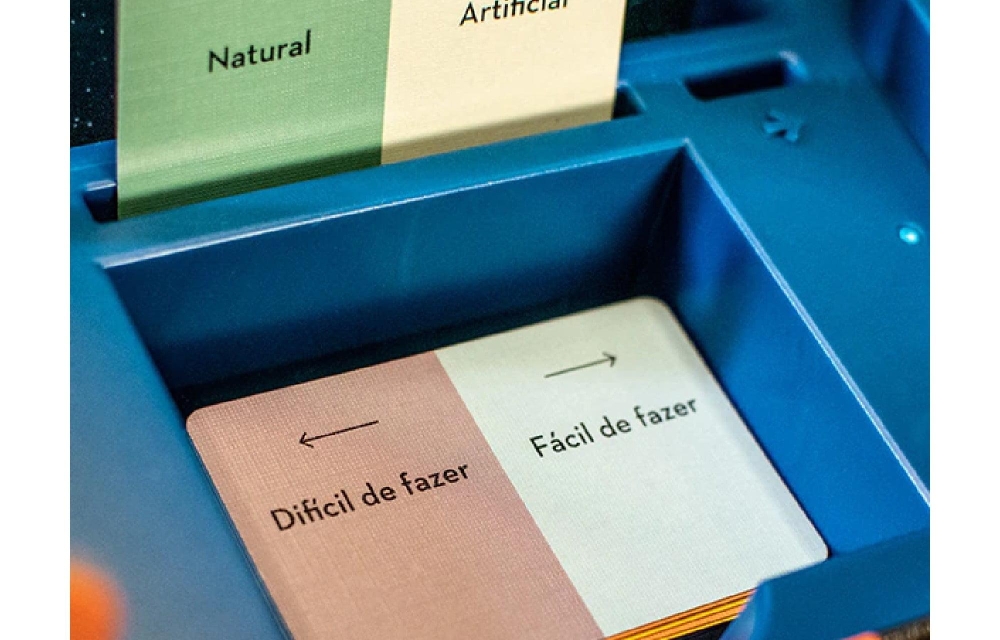
#> input picture sintonia-reels/assets/pieces/card_photo.jpg, 2000 x 1280 px, given in place of logo_suavez.png, which was not available (shown at 1/2 size)
$ python story_cupom_abc_ultimas.py
#> lines starting #> are read from the running program, lines starting #| are printed output that depends on the picture; after the words box and inside, x2 and y2 are one past the last pixel; in counts of white or black regions, pixels touching at a corner belong together; pictures that were not available may be replaced by others from this repository, and a replacement may not be noted
### promo/promo_3jogos.py
#!/usr/bin/env python3
"""Arte da promoção "3 jogos = 7 dias para todos" (feed 1080x1350 e story 1080x1920).

    python3 promo/promo_3jogos.py    # gera promo/out/promo_3jogos_feed.png e promo_3jogos_story.png
"""
import math
import os

from PIL import Image, ImageDraw, ImageFilter, ImageFont

ROOT = os.path.dirname(os.path.abspath(__file__))
REPO = os.path.dirname(ROOT)
OUT = os.path.join(ROOT, "out")
FONT = os.path.join(REPO, "sintonia-reels", "assets", "fonts")
LOGO = os.path.join(REPO, "voodoo-reels", "assets", "logo_suavez.png")
CAIXAS = [os.path.join(REPO, "sintonia-reels", "assets", "pieces", "box.png"),
          os.path.join(REPO, "architects-reels", "assets", "oficial", "caixa3d.png"),
          os.path.join(REPO, "voodoo-reels", "assets", "pieces", "box.png")]

# cores do site da Sua Vez
ORANGE = (249, 115, 22)
ORANGE_D = (214, 84, 6)
NAVY = (15, 23, 42)
CREAM = (255, 247, 237)
GREEN = (22, 163, 74)
GREEN_L = (220, 252, 231)
BLUE = (44, 120, 200)
GRAY = (226, 232, 240)
WHITE = (255, 255, 255)


def f(name, size):
    return ImageFont.truetype(os.path.join(FONT, name), size)


BLACK = "Poppins-Black.ttf"
XB = "Poppins-ExtraBold.ttf"
SB = "Poppins-SemiBold.ttf"


def shadowed(im, blur=18, off=(10, 18), op=0.35):
    pad = blur * 3
    out = Image.new("RGBA", (im.width + pad * 2, im.height + pad * 2), (0, 0, 0, 0))
    a = Image.new("L", out.size, 0)
    a.paste(im.getchannel("A").point(lambda v: int(v * op)), (pad + off[0], pad + off[1]))
    sh = Image.new("RGBA", out.size, NAVY + (255,))
    sh.putalpha(a.filter(ImageFilter.GaussianBlur(blur)))
    out.alpha_composite(sh)
    out.alpha_composite(im, (pad, pad))
    return out


def paste_c(img, im, x, y, rot=0):
    if rot:
        im = im.rotate(rot, expand=True, resample=Image.BICUBIC)
    img.alpha_composite(im, (int(x - im.width / 2), int(y - im.height / 2)))


def text_c(d, xy, txt, font, fill, **kw):
    d.text(xy, txt, font=font, fill=fill, anchor="mm", **kw)


# [47 lines left out: functions calendario, caixas, selo, not called in this run]


def fundo(W, H):
#> called with W = 1080, H = 1920
    img = Image.new("RGB", (W, H), CREAM)
    d = ImageDraw.Draw(img, "RGBA")
    for k in range(-H, W + H, 90):  # listras suaves
        d.line((k, 0, k - H, H), fill=ORANGE + (16,), width=34)
    d.ellipse((W * 0.55, -W * 0.35, W * 1.35, W * 0.45), fill=ORANGE + (45,))
    d.ellipse((-W * 0.4, H - W * 0.5, W * 0.4, H + W * 0.3), fill=BLUE + (30,))
    return img.convert("RGBA")


# [51 lines left out: functions arte, main, not called in this run]


# [2 lines that do not run on import are left out]

### promo/story_cupom_abc.py
#!/usr/bin/env python3
"""Story do cupom do ABC: quem mora no ABC tem 5% de desconto na locação com o cupom JOGAABC5 (pedido dele, 12/out).
Visual da loja (o das promoções: creme com listras laranja, cartão do logo, Poppins azul-marinho, laranja/verde/azul).
Deixa um espaço LIVRE (y ~1330–1560) para ele colar o adesivo de link do Instagram, com uma seta apontando.

    python3 story_cupom_abc.py      # out/story_cupom_abc.png
"""
import os

from PIL import Image, ImageDraw

from promo_3jogos import ORANGE, ORANGE_D, NAVY, GREEN, BLUE, WHITE, BLACK, XB, SB, LOGO, OUT, f, fundo, paste_c, \
    shadowed, text_c

W, H = 1080, 1920
CUPOM = "JOGAABC5"  # "Joga ABC 5" (como o JOGAMAUA5 = "Joga Mauá 5")


def ticket(w, h):
    """Cupom com recortes redondos nas laterais e borda tracejada."""
    im = Image.new("RGBA", (w, h), (0, 0, 0, 0))
    d = ImageDraw.Draw(im)
    d.rounded_rectangle((0, 0, w - 1, h - 1), radius=36, fill=WHITE)
    r = 38
    for x in (0, w):  # recortes de "ticket"
        d.ellipse((x - r, h / 2 - r, x + r, h / 2 + r), fill=(0, 0, 0, 0))
    m = 26
    x = m + 20
    while x < w - m - 20:  # tracejado laranja por dentro
        d.line((x, m, x + 22, m), fill=ORANGE, width=5)
        d.line((x, h - m, x + 22, h - m), fill=ORANGE, width=5)
        x += 38
    text_c(d, (w / 2, 78), "USE O CUPOM", f(XB, 38), NAVY)
    s = 124
    while d.textlength(CUPOM, font=f(BLACK, s)) > w - 150:  # cabe entre os recortes do ticket
        s -= 4
    text_c(d, (w / 2, h / 2 + 4), CUPOM, f(BLACK, s), ORANGE_D)
    text_c(d, (w / 2, h - 70), "no carrinho do site", f(SB, 34), NAVY)
    return im


def seta(w, h, cor):
    im = Image.new("RGBA", (w, h), (0, 0, 0, 0))
    d = ImageDraw.Draw(im)
    d.rounded_rectangle((w / 2 - 14, 0, w / 2 + 14, h - 50), radius=14, fill=cor)
    d.polygon([(w / 2 - 46, h - 62), (w / 2 + 46, h - 62), (w / 2, h)], fill=cor)
    return im


# [26 lines left out: function main, not called in this run]


# [2 lines that do not run on import are left out]

### promo/story_cupom_abc_ultimas.py
#!/usr/bin/env python3
"""Story "ÚLTIMAS HORAS" do cupom do ABC (pedido dele, 15/out à noite): o JOGAABC5 (5% na locação para quem mora no
ABC) vale até 15/10. Mesmo visual do story_cupom_abc.py; relógio em contagem, faixa "ACABA HOJE!" e o espaço LIVRE
(y ~1565–1630) para o adesivo de link do Instagram.

    python3 story_cupom_abc_ultimas.py      # out/story_cupom_abc_ultimas.png
"""
import math
import os

from PIL import Image, ImageDraw

from promo_3jogos import ORANGE, ORANGE_D, NAVY, GREEN, BLUE, WHITE, BLACK, XB, SB, LOGO, OUT, f, fundo, paste_c, \
    shadowed, text_c
from story_cupom_abc import ticket, seta

W, H = 1080, 1920
VERMELHO = (220, 50, 47)


def relogio(r):
    """Relógio simples (círculo, marcas e ponteiros quase na meia-noite)."""
    im = Image.new("RGBA", (2 * r + 20, 2 * r + 20), (0, 0, 0, 0))
    d = ImageDraw.Draw(im)
    c = r + 10
    d.ellipse((c - r, c - r, c + r, c + r), fill=WHITE, outline=NAVY, width=14)
    for k in range(12):
        a = k * math.tau / 12
        r0 = r - 30 if k % 3 else r - 42
        d.line((c + r0 * math.sin(a), c - r0 * math.cos(a), c + (r - 20) * math.sin(a), c - (r - 20) * math.cos(a)),
               fill=NAVY, width=8 if k % 3 == 0 else 5)
    for ang, comp, lw, cor in ((-15, 0.48, 14, NAVY), (-40, 0.7, 9, VERMELHO)):  # 11h55
        a = math.radians(ang)
        d.line((c, c, c + r * comp * math.sin(a), c - r * comp * math.cos(a)), fill=cor, width=lw)
    d.ellipse((c - 14, c - 14, c + 14, c + 14), fill=VERMELHO)
    return im


def main():
    img = fundo(W, H)
    d = ImageDraw.Draw(img)
    lg = Image.open(LOGO).convert("RGBA")
    lw = 240
    lg = lg.resize((lw, int(lg.height * lw / lg.width)), Image.LANCZOS)
#> lg: PIL image 240x153 RGBA
    card = Image.new("RGBA", (lg.width + 40, lg.height + 30), (0, 0, 0, 0))
#> card: PIL image 280x183 RGBA; every value is 0
    ImageDraw.Draw(card).rounded_rectangle((0, 0, card.width - 1, card.height - 1), radius=26, fill=WHITE)
    card.alpha_composite(lg, (20, 15))
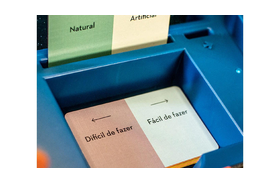
#> card: PIL image 280x183 RGBA; mean R, G, B, A 152.8, 175.2, 182.5, 252; transparent parts drawn white
    paste_c(img, shadowed(card, 12, (4, 8), 0.2), W / 2, 250)
#> in shadowed, `out = Image.new("RGBA", (im.width + pad * 2, im.height + pad * 2), (0,..`: out: PIL image 352x255 RGBA; every value is 0
#> in shadowed, `a = Image.new("L", out.size, 0)`: a: PIL image 352x255 L; every value is 0
#> in shadowed, `a.paste(im.getchannel("A").point(lambda v: int(v * op)), (pad + off[0]..`:
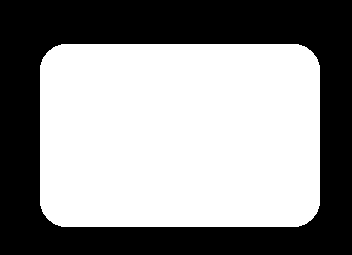
#> a: PIL image 352x255 L; values 0 (black) and 51 (white), 56.4% white; 1 black region, box (x1, y1, x2, y2) and area: (0, 0, 352, 255) 39120
    text_c(d, (455, 425), "ÚLTIMAS", f(BLACK, 150), NAVY)
    text_c(d, (455, 570), "HORAS!", f(BLACK, 150), ORANGE_D)
    paste_c(img, shadowed(relogio(90), 10, (4, 8), 0.22), 912, 498, 8)
#> in relogio, `im = Image.new("RGBA", (2 * r + 20, 2 * r + 20), (0, 0, 0, 0))`: im: PIL image 200x200 RGBA; every value is 0
#> the loop in relogio, `for ang, comp, lw, cor in ((-15, 0.48, 14, NAVY), (-40, 0.7, 9, VERMEL..` made 2 passes
#> a on passes 1 to 2: -0.262, -0.698
#> in shadowed (call 2), `out = Image.new("RGBA", (im.width + pad * 2, im.height + pad * 2), (0,..`: out: PIL image 260x260 RGBA; every value is 0
#> in shadowed (call 2), `a = Image.new("L", out.size, 0)`: a: PIL image 260x260 L; every value is 0
#> in shadowed (call 2), `a.paste(im.getchannel("A").point(lambda v: int(v * op)), (pad + off[0]..`: a: PIL image 260x260 L; values 0 (black) and 56 (white), 38% white; 1 white region, box (x1, y1, x2, y2) and area: (44, 48, 225, 229) 25701
    d = ImageDraw.Draw(img)
    faixa = Image.new("RGBA", (720, 110), (0, 0, 0, 0))
#> faixa: PIL image 720x110 RGBA; every value is 0
    fd = ImageDraw.Draw(faixa)
    fd.rounded_rectangle((0, 0, 719, 109), radius=55, fill=VERMELHO)
    text_c(fd, (360, 58), "O CUPOM ACABA HOJE!", f(BLACK, 54), WHITE)
    paste_c(img, shadowed(faixa, 10, (4, 8), 0.2), W / 2, 715, -2)
#> in shadowed (call 3), `out = Image.new("RGBA", (im.width + pad * 2, im.height + pad * 2), (0,..`: out: PIL image 780x170 RGBA; every value is 0
#> in shadowed (call 3), `a = Image.new("L", out.size, 0)`: a: PIL image 780x170 L; every value is 0
#> in shadowed (call 3), `a.paste(im.getchannel("A").point(lambda v: int(v * op)), (pad + off[0]..`: a: PIL image 780x170 L; values 0 (black) and 51 (white), 57.8% white; 1 black region, box (x1, y1, x2, y2) and area: (0, 0, 780, 170) 56008
#> call 3 of paste_c, with x = 540, y = 715, rot = -2
#> in paste_c (call 3), `img.alpha_composite(im, (int(x - im.width / 2), int(y - im.height / 2)))`:
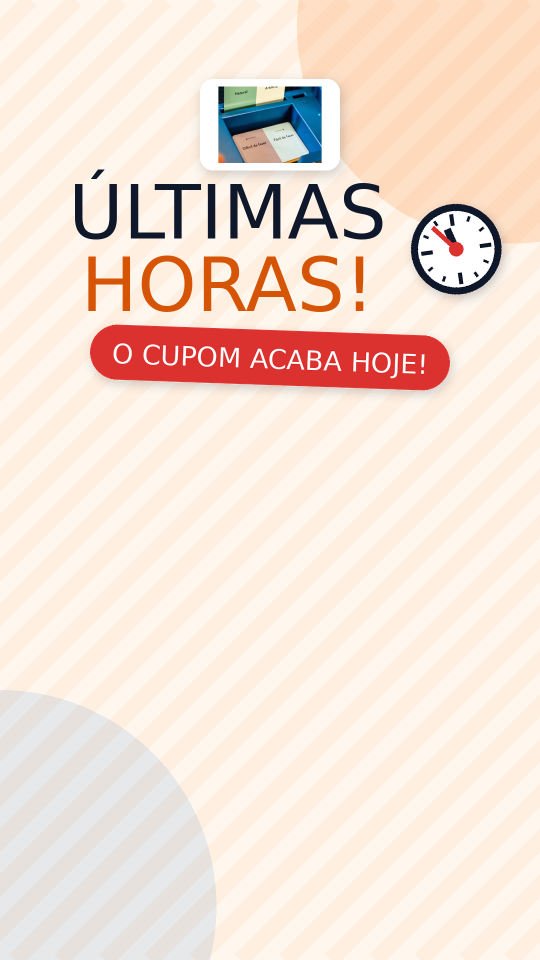
#> img: PIL image 1080x1920 RGBA (shown at 1/2 size); mean R, G, B, A 244.6, 226.3, 214.2, 255
    d = ImageDraw.Draw(img)
    text_c(d, (W / 2, 840), "Mora no ABC? Garanta seus", f(XB, 46), NAVY)
    text_c(d, (W / 2, 900), "5% OFF na locação dos jogos", f(XB, 46), NAVY)
    paste_c(img, shadowed(ticket(820, 380), 16, (6, 12), 0.22), W / 2, 1145, -2)
#> in ticket, `im = Image.new("RGBA", (w, h), (0, 0, 0, 0))`: im: PIL image 820x380 RGBA; every value is 0
#> after the loop in ticket, `while x < w - m - 20:`: x = 806
#> after the loop in ticket, `while d.textlength(CUPOM, font=f(BLACK, s)) > w - 150:`: s = 124
#> call 4 of shadowed, with blur = 16, off = (6, 12), op = 0.22
#> in shadowed (call 4), `pad = blur * 3`: pad = 48
#> in shadowed (call 4), `out = Image.new("RGBA", (im.width + pad * 2, im.height + pad * 2), (0,..`: out: PIL image 916x476 RGBA; every value is 0
#> in shadowed (call 4), `a = Image.new("L", out.size, 0)`: a: PIL image 916x476 L; every value is 0
#> in shadowed (call 4), `a.paste(im.getchannel("A").point(lambda v: int(v * op)), (pad + off[0]..`:
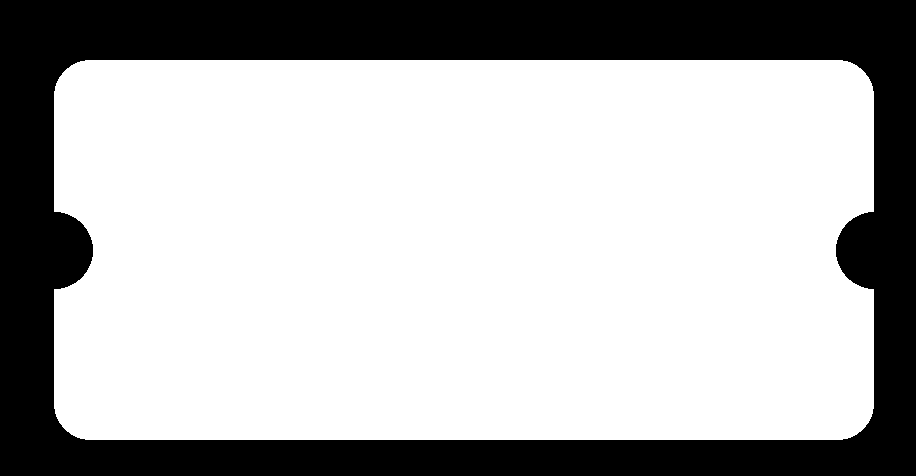
#> a: PIL image 916x476 L; values 0 (black) and 56 (white), 70.1% white; 1 black region, box (x1, y1, x2, y2) and area: (0, 0, 916, 476) 130209
#> in shadowed (call 4), `sh.putalpha(a.filter(ImageFilter.GaussianBlur(blur)))`:
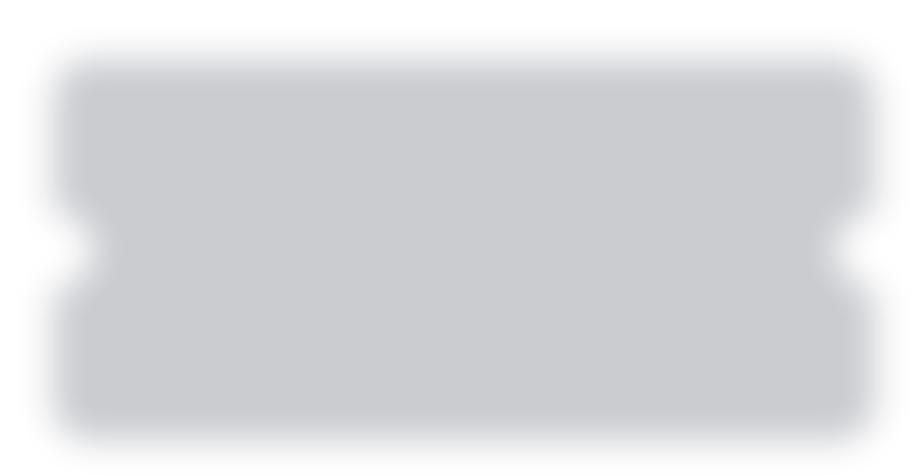
#> sh: PIL image 916x476 RGBA; mean R, G, B, A 15, 23, 42, 39.3; transparent parts drawn white
#> in shadowed (call 4), `out.alpha_composite(im, (pad, pad))`:
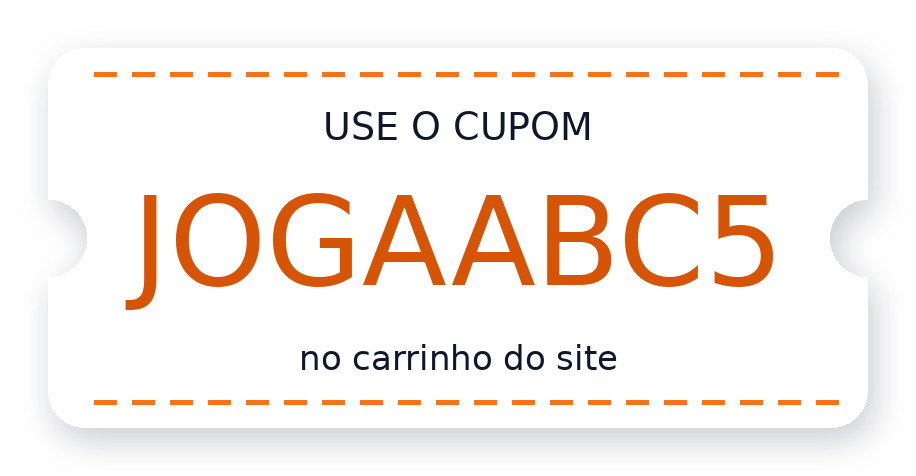
#> out: PIL image 916x476 RGBA; mean R, G, B, A 177.7, 172.2, 171.8, 181.2; transparent parts drawn white
#> call 4 of paste_c, with x = 540, y = 1145, rot = -2
#> in paste_c (call 4), `im = im.rotate(rot, expand=True, resample=Image.BICUBIC)`:
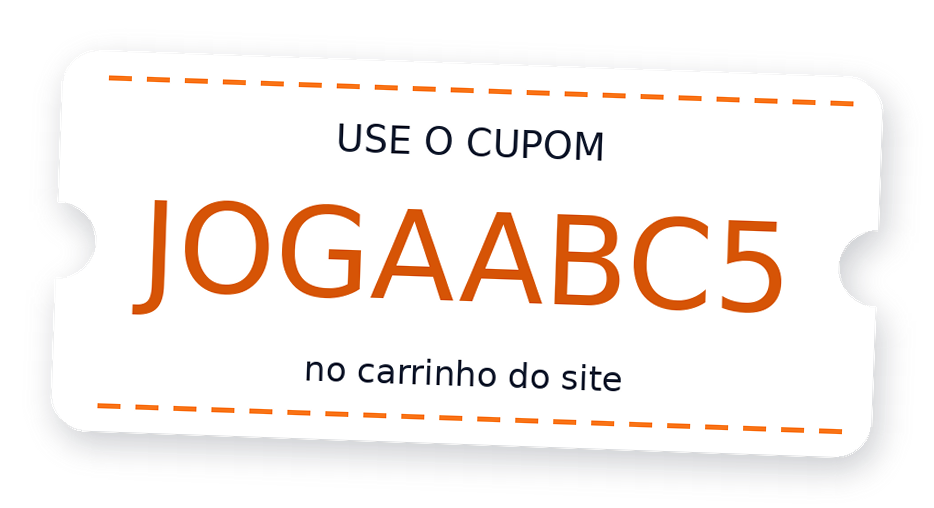
#> im: PIL image 934x508 RGBA; mean R, G, B, A 162.1, 156.5, 155, 166.4; transparent parts drawn white
    d = ImageDraw.Draw(img)
    d.rounded_rectangle((W / 2 - 270, 1354, W / 2 + 270, 1424), radius=35, fill=NAVY)
    text_c(d, (W / 2, 1390), "VÁLIDO SÓ ATÉ HOJE, 15/10", f(BLACK, 38), WHITE)
    text_c(d, (W / 2, 1470), "Reserve agora pelo link:", f(XB, 42), GREEN)
    paste_c(img, seta(100, 80, GREEN), W / 2, 1535)
    # 1580–1640: espaço livre para o adesivo de link do Instagram
    text_c(d, (W / 2, 1700), "RETIRE EM MAUÁ OU RECEBA EM CASA", f(XB, 34), NAVY)
    text_c(d, (W / 2, 1745), "@suavez_bg", f(SB, 32), BLUE)
    os.makedirs(OUT, exist_ok=True)
    img.convert("RGB").save(os.path.join(OUT, "story_cupom_abc_ultimas.png"))
    print("ok")


if __name__ == "__main__":
    main()

$ run again, on sintonia-reels/assets/pieces/dial_photo.jpg
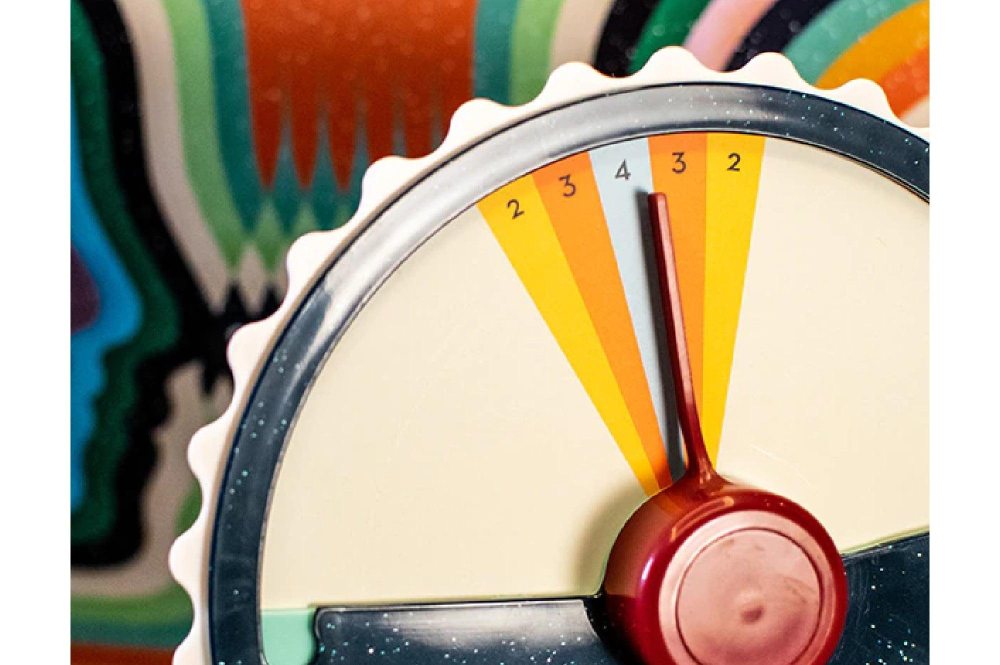
#> input picture sintonia-reels/assets/pieces/dial_photo.jpg, 2000 x 1330 px, given in place of logo_suavez.png, which was not available (shown at 1/2 size)
#> in shadowed, `a.paste(im.getchannel("A").point(lambda v: int(v * op)), (pad + off[0]..`:
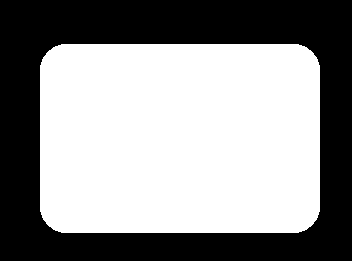
#> a: PIL image 352x261 L; values 0 (black) and 51 (white), 56.9% white; 1 black region, box (x1, y1, x2, y2) and area: (0, 0, 352, 261) 39552
#> the loop in relogio, `for ang, comp, lw, cor in ((-15, 0.48, 14, NAVY), (-40, 0.7, 9, VERMEL..` made 2 passes
#> a on passes 1 to 2: -0.262, -0.698
#> faixa: PIL image 720x110 RGBA; every value is 0
#> in paste_c (call 3), `img.alpha_composite(im, (int(x - im.width / 2), int(y - im.height / 2)))`:
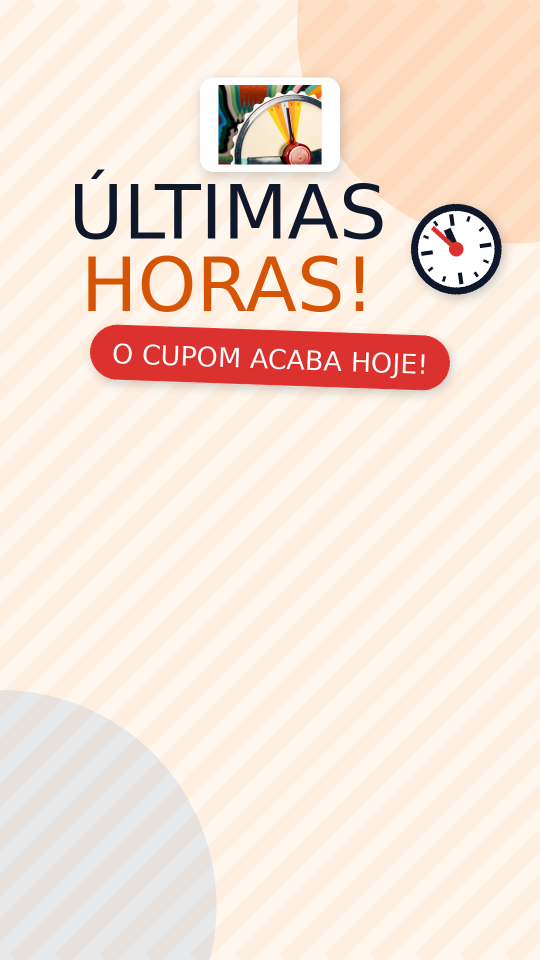
#> img: PIL image 1080x1920 RGBA (shown at 1/2 size); mean R, G, B, A 245.6, 226.5, 213.9, 255
#> after the loop in ticket, `while x < w - m - 20:`: x = 806
#> after the loop in ticket, `while d.textlength(CUPOM, font=f(BLACK, s)) > w - 150:`: s = 124
